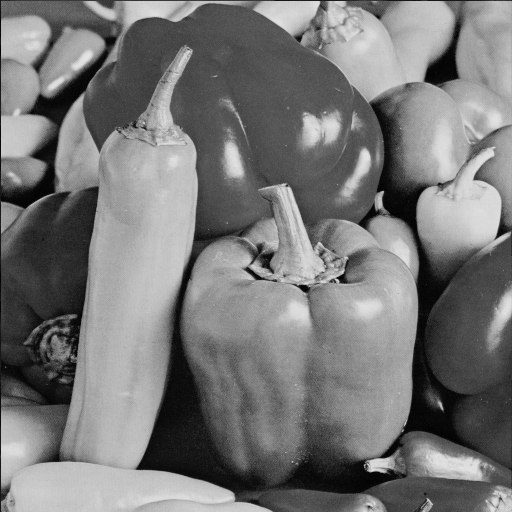
%> input picture image_processing/images/peppersbw.png, 512 x 512 px
$ octave diffusion4.m   (GNU Octave 9; MATLAB toolbox functions it lacks are replaced by stand-ins)
%> lines starting %> are read from the running program, lines starting %| are printed output that depends on the picture
### image_processing/examples/anisotropic_diffusion.m
%% Solving the 2-D anisotropic diffusion equation by the Finite Difference
%
%  u = anisotropic_diffusion(U, DTD, N) where U is a 2D matrix representing
%       the initial conditions, DTD is the timestep dt multiplied by the
%       diffusion constant D, and N is the number of timesteps
%
%
% Boundary Conditions = Zero-neumann
%
% $$u_t(x,y,t) = \alpha u_{NN}(x,y,t) + \beta u_{TT}(x,y,t)$$
%
% $$\frac{\partial u}{\partial x}(0,y,t) = 0$$
%
% $$\frac{\partial u}{\partial x}(L,y,t) = 0$$
%
% $$\frac{\partial u}{\partial y}(x,0,t) = 0$$
%
% $$\frac{\partial u}{\partial y}(x,L,t) = 0$$
%
function u = anisotropic_diffusion(u, dt, alpha,beta,N)
  %%
  % Get size of initial condition matrix
  [nx ny] = size(u);

  %%
  % Setup indexing. We don't update the boundary pixels, as they are set by
  % the boundary conditions
  i=2:nx-1;
  j=2:ny-1;

  %%
  % Loop through timesteps
  for it=1:N
      %%
      % Forward time, centred space
      u_x2 = (u(i+1,j)-u(i-1,j)).^2;
      u_y2 = (u(i,j+1)-u(i,j-1)).^2;
      A = alpha * u_x2 + beta * u_y2;
      B = (alpha-beta) * (u(i+1,j)-u(i-1,j)).*(u(i,j+1)-u(i,j-1));
      C = beta * u_x2 + alpha * u_y2;
      u_xx = u(i+1,j) - 2*u(i,j) + u(i-1,j);
      u_yy = u(i,j+1) - 2*u(i,j) + u(i,j-1);
      u_xy = u(i+1,j+1) - u(i-1,j+1) - u(i+1,j-1) + u(i-1,j-1);
      u(i,j) = u(i,j) + dt*(A.*u_xx + B.*u_xy + C.*u_yy)./(u_x2+u_y2);

      %%
      % Zero-neumann boundary conditions
      u(1,:) = u(2,:);
      u(nx,:) = u(nx-1,:);
      u(:,1) = u(:,2);
      u(:,ny) = u(:,ny-1);
  end
end

### image_processing/examples/diffusion4.m
%% Isotropic diffusion for image processing 3
% Read image and convert to double
u = double(imread('../images/peppersbw.png'));
%> u: size 512x512 double; min 0, max 230, mean 119.3; mean of the top-left, top-right, bottom-left and bottom-right quarters 115.8, 135.7, 121, 104.8
%%
% Add normal noise with mean 0 and variance 10
u = u + 10.0*randn (size(u));
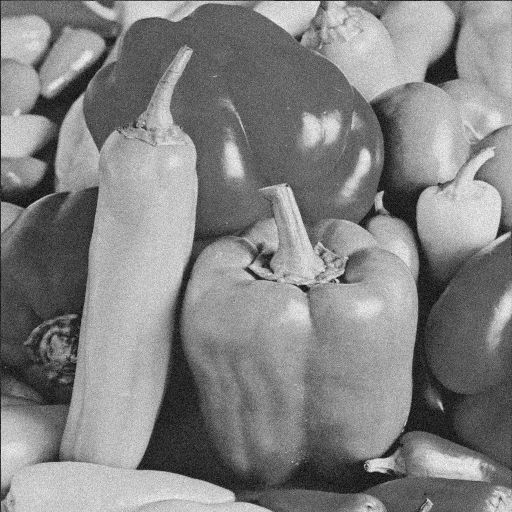
%> u: size 512x512 double; min -31.31, max 260.1, mean 119.3; drawn with min black and max white

%%
% Display before image
figure
subplot(2,2,1)
colormap gray
imagesc(uint8(u));
title('before');

subplot(2,2,2)
colormap gray
plot(u(round(size(u,1)/2)+3,:));
ylabel('u')

%%
% Run diffusion
alpha = 0.0;
beta = 1;
dt = 0.1;
u = anisotropic_diffusion(u,dt,alpha,beta,300);
%> the loop in anisotropic_diffusion, `for it=1:N` made 300 passes
%> pass 1, in anisotropic_diffusion, `u_x2 = (u(i+1,j)-u(i-1,j)).^2;`:
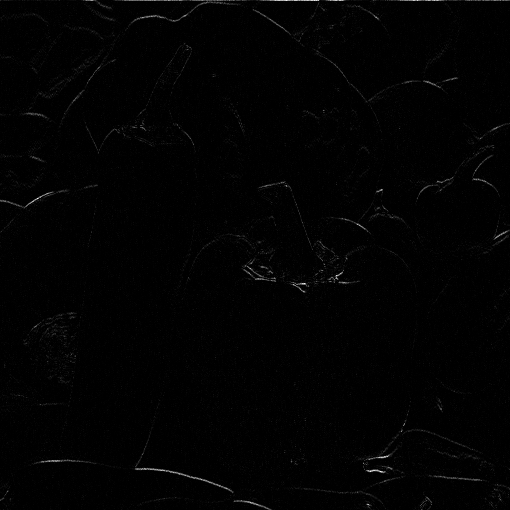
%> u_x2: size 510x510 double; min 2.53e-12, max 49697.9, mean 487.7; drawn with min black and max white
%> pass 1, in anisotropic_diffusion, `u_y2 = (u(i,j+1)-u(i,j-1)).^2;`:
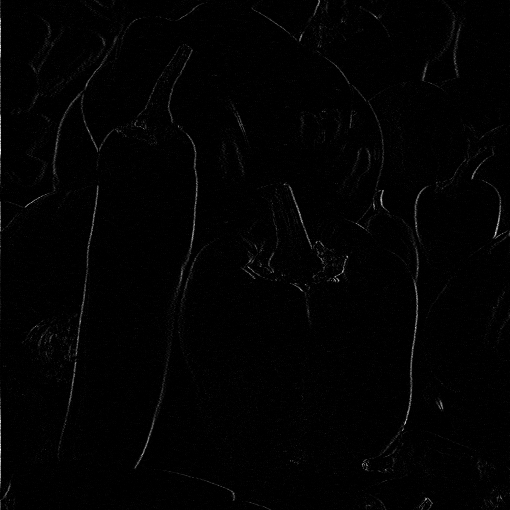
%> u_y2: size 510x510 double; min 4.25e-09, max 47806.6, mean 530.4; drawn with min black and max white
%> pass 1, in anisotropic_diffusion, `u_xy = u(i+1,j+1) - u(i-1,j+1) - u(i+1,j-1) + u(i-1,j-1);`:
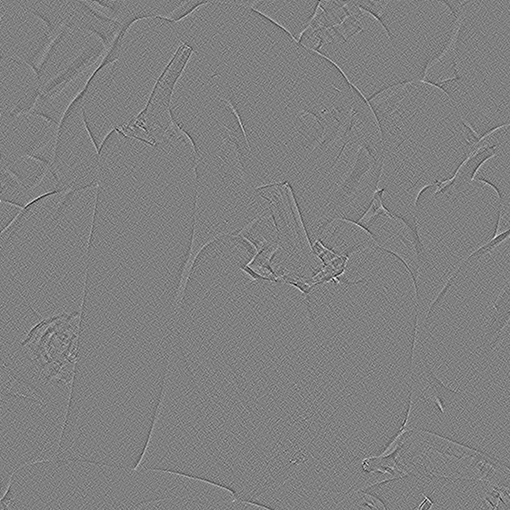
%> u_xy: size 510x510 double; min -256, max 251.5, mean 0; drawn with min black and max white

%%
% Display result
subplot(2,2,3)
imagesc(uint8(u));
title('after');

subplot(2,2,4)
colormap gray
plot(u(size(u,1)/2+3,:));
ylabel('u')
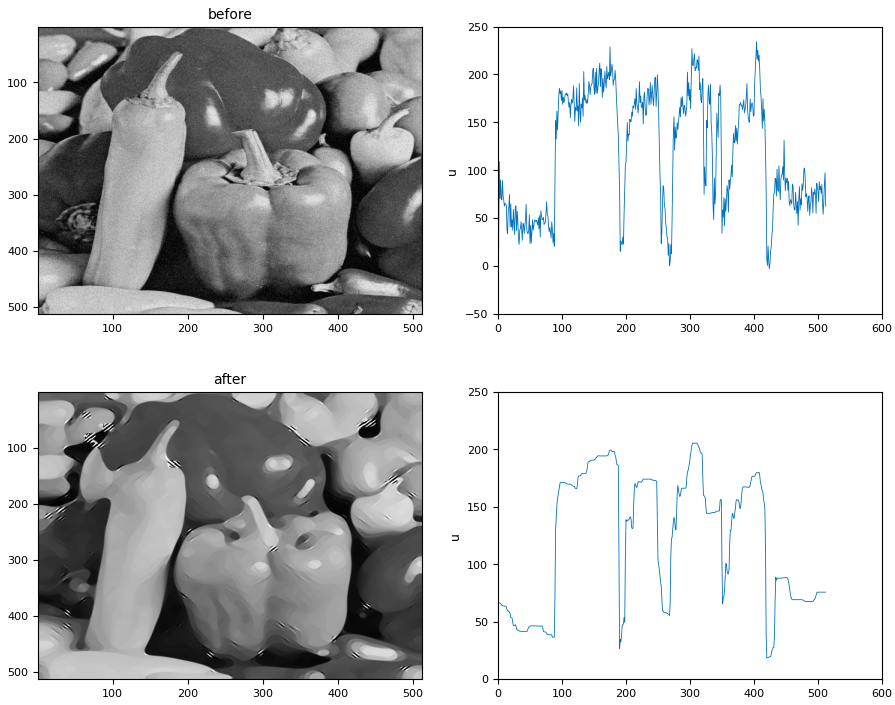
%> figure redrawn from the program's plot data, 4 panels
